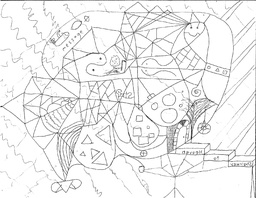
#> input picture leiter_demo/task1/search.jpg, 256 x 198 px, shrunk from 1980 x 1530 before the run; the run also reads 1 picture not shown here
$ python bfs_meta.py   (Python 2 division)
#> lines starting #> are read from the running program, lines starting #| are printed output that depends on the picture
### taskpic.py
import numpy as np
from PIL import Image, ImageFilter
import csv
import copy

from collections import deque

import sys
sys.path.append(r'C:\Users\palmerjh\Documents\AIVAS\leiter_demo\task2')
import retina_subpixel as r

box_line_width = 1

class TaskPic(object):
	def __init__(self,fname,im=None):
		self.fname = fname
		if im is None:
			self.im = Image.open(self.fname).convert('L')
		else:
			self.im = im
		self.pix = self.im2pix()

	def size(self):
		return self.pix.shape

	# Returns new TaskPic object resized using PIL.Image.resize()
	def resize(self,factor):
		x,y = self.size()
		new_x = int(round(float(x) / factor))
		new_y = int(round(float(y) / factor))

		name, ext = self.fname.split('.')

		resized = copy.deepcopy(self)

		resized.fname = name+'_small.'+ext
		resized.im = resized.im.resize((new_y,new_x))
		resized.pix = resized.im2pix()

		return resized

		'''
		new_im = self.pix2im().resize((new_y,new_x))
		#new_im.show()

		return TaskPic(name+'_small.'+ext,self.im.resize((new_y,new_x)))
		'''

	# updates self.im and saves
	# [6 lines left out: function save, not called in this run]

	def im2pix(self):
		#print self.size()
		return 1.0 - np.asarray(self.im) / 255.0

	# [29 lines left out: functions pix2im, pix2retina, blur, rotate, not called in this run]

	# returns deep copy
	def copy(self):
		return copy.deepcopy(self)

	# updates self.im from self.pix
	def update(self):
		self.im = self.pix2im()

	# returns densest square with w = l = size as new TaskPic object
	# [19 lines left out: function densest_square, not called in this run]

class Target(TaskPic):
	"""Object to be found in Leiter Task 1"""
	most_sim = {'sp':[],   # format: [(pixel)]
                'mm':[],
                'alt':[]}
	def __init__(self,fname,threshhold,im=None):
		super(Target,self).__init__(fname,im)
		self.threshhold = threshhold
		#self.nClear = self.findClear()

	'''
	# Returns new Target object resized using PIL.Image.resize()
	def resize(self,factor):
		x,y = self.size()
		new_x = int(round(float(x) / factor))
		new_y = int(round(float(y) / factor))

		#print new_x,new_y

		name, ext = self.fname.split('.')

		new_im = self.im.resize((new_y,new_x))
		#new_im.show()

		return Target(name+'_small.'+ext,self.threshhold,self.im.resize((new_y,new_x)))
	'''

	# [35 lines left out: function findClear, not called in this run]

	def inside(self,pixel,size):
		return pixel[0] >= 0 and pixel[0] < size[0] and pixel[1] >= 0 and pixel[1] < size[1]
	'''
	def inside(self,val,max):
		return val >= 0 and val < max
	'''
	# Places boxes around "found" objects; color corresponds to algorithm used
	# 	-sum-prod: red
	# 	-min-max: green
	# 	-alt: blue
	# Creates new version of original search space
	def box(self,tp):
		boxed_tp = tp.pix.copy()

		# converts from our faux grayscale values to "real" ones from 0 to 255 (unrounded)
		boxed_tp = (1.0 - boxed_tp) * 255

		# converts each grayscale value v to RGB list [v,v,v]
		boxed_tp = np.array([[[x,x,x] for x in [int(round(y)) for y in z]] for z in boxed_tp])

		self.drawBox(boxed_tp,self.most_sim['sp'][0],0)	# draws red box for sum-prod result
		#self.drawBox(boxed_tp,self.most_sim['mm'][0],1)	# draws green box for min-max result
		self.drawBox(boxed_tp,self.most_sim['alt'][0],2)	# draws blue box for alt result

		#self.debug(boxed_tp,'s1' + self.fname.split('.')[0])

		solved_im = Image.fromarray(boxed_tp.astype('uint8'))

		tp_fname, ext = tp.fname.split('.')
		solved_fname = '%s_%s.%s' % (tp_fname,self.fname.split('.')[0],ext) # origName_targetName.ext

		solved_im.save(solved_fname)

		print('Done!')

	def drawBox(self,boxed_tp,start,color):
		sx,sy = start
		tx,ty = self.size()
		blw = box_line_width

		self.drawLine(boxed_tp,start,(blw,ty),color)						# top
		self.drawLine(boxed_tp,(sx+blw,sy),(tx-2*blw,blw),color)			# left side
		self.drawLine(boxed_tp,(sx+tx-blw,sy),(blw,ty),color)				# bottom
		self.drawLine(boxed_tp,(sx+blw,sy+ty-blw),(tx-2*blw,blw),color)		# right side

	def drawLine(self,boxed_tp,start,dim,color):
		sx,sy = start
		dx,dy = dim

		drgb = np.array([0]*3) # delta RGB
		drgb[color] = 255

		for x in range(sx,sx+dx):
			for y in range(sy,sy+dy):
				rgb = np.array(boxed_tp[x,y])

				# if True, means pixel has been colored before, so don't clear RGB entries
				if rgb[2] == 0 and not np.array_equal(rgb,[0,0,0]):
					pass
				else:
					rgb *= 0
				rgb += drgb
				boxed_tp[x,y] = rgb

	# [4 lines left out: function debug, not called in this run]

'''
	# DFS
	def helper(self,x,y):
		if self.outside(x,y):
			#print((x,y,'outside'))
			return 0

		val = self.pix[x,y]
		#if val == 42.0:
		#	return 0
		if val > self.threshhold:
			#print((x,y,val,'>t'))
			return 0

		self.pix[x,y] = 42.0
		nClear = 1

		nClear += self.helper(x-1,y-1)
		nClear += self.helper(x-1,y)
		nClear += self.helper(x-1,y+1)

		nClear += self.helper(x,y-1)
		nClear += self.helper(x,y+1)

		nClear += self.helper(x+1,y-1)
		nClear += self.helper(x+1,y)
		nClear += self.helper(x+1,y+1)

		return nClear

	def outside(self,x,y):
		xMax, yMax = self.pix.shape
		return x < 0 or x >= xMax or y < 0 or y >= yMax
'''

### similarity2.py
import numpy as np

def sumProd(m1,m2):
    summation = np.sum(m1+m2)
    prod = np.sum(m1*m2)

    if summation == 0.0:
        return 0.0

    return 2 * prod / summation

def maxMin(m1,m2):
    minimum = np.sum(np.minimum(m1,m2))
    maximum = np.sum(np.maximum(m1,m2))

    if maximum == 0.0:
        return 1.0

    return minimum / maximum

def alt(m1,m2):

    return 1.0 - np.sum(abs(m1-m2)) / m1.size

'''
def sumProd(m1,m2):
    summation = (m1.sum(dtype='float') + m2.sum(dtype='float')) / 2.0
    if summation == 0.0:
        return 1.0
    prod = 1
    for i in range(m1.size):
        prod += m1.item(i) * m2.item(i)

    return prod / summation

def maxMin(m1,m2):
    maximum = 0.0
    minimum = 0.0
    for i in range(m1.size):
        maximum += max(m1.item(i),m2.item(i))
        minimum += min(m1.item(i),m2.item(i))

    return minimum / maximum

def alt(m1,m2):
    absError = 0.0
    for i in range(m1.size):
        absError += abs(m1.item(i) - m2.item(i))

    return 1.0 - absError / m1.size
'''

### leiter_demo/task1/bfs_meta.py
import numpy as np
#from PIL import Image
import csv
import heapq as hq

import similarity2 as sim
import taskpic as tp

search_space_filename = 'search.jpg'
target_filenames = ['target1.jpg',
                    'target2.jpg']
resize_factor = 4    # factor by which resolution is decreased for first pass; speedup is ~O(n^3)
threshhold = 0.5     # used in determining clear spaces
priority_queue_size = 1    # how many results are returned after first pass

def main():
    searchSpace = tp.TaskPic(search_space_filename)
#> in im2pix, `return 1.0 - np.asarray(self.im) / 255.0`:
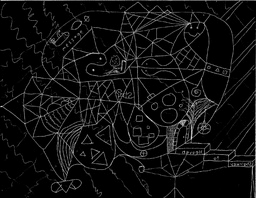
#> returned value: shape (198, 256) float64; min 0, max 0.847, mean 0.0636
    ssx, ssy = searchSpace.size()
#> ssx = 198; ssy = 256

    ssSmall = searchSpace.resize(resize_factor)
#> in resize, `resized.im = resized.im.resize((new_y,new_x))`:
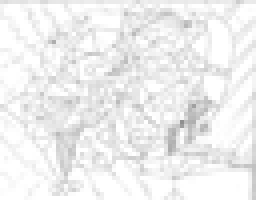
#> resized.im: PIL image 64x50 L (shown 4 times larger); min 143, max 255, mean 238.8
#> in im2pix (call 2), `return 1.0 - np.asarray(self.im) / 255.0`:
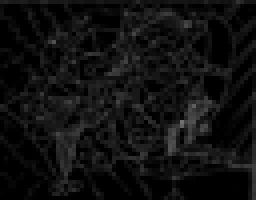
#> returned value: shape (50, 64) float64 (shown 4 times larger); min 0, max 0.439, mean 0.0637
    sssx, sssy = ssSmall.size()
#> sssx = 50; sssy = 64

    for t in target_filenames:
        target = tp.Target(t,threshhold)
        tx, ty = target.size()
#> tx = 15; ty = 18

        targetSmall = target.resize(resize_factor)
        tsx, tsy = targetSmall.size()
#> tsx = 4; tsy = 4

        print(t + ' initialized. Now beginning initial search...\n')
        search(ssSmall,targetSmall,[(0,0,sssx-tsx+1,sssy-tsy+1)],priority_queue_size)
#> the loop in search, `for box in locations:` made 1 pass
#> the loop in search, `for key in target.most_sim.keys():` made 3 passes
#> key on passes 1 to 3: 'sp', 'mm', 'alt'

        #refined_search_locations = addLocations(targetSmall.most_sim['alt'],(ssx,ssy),(tx,ty))


        refined_search_locations = []
        for key in targetSmall.most_sim.keys():
            temp = [refined_search_locations,addLocations(targetSmall.most_sim[key],(ssx,ssy),(tx,ty))]
            refined_search_locations = set().union(*temp)
#> this loop made 3 passes


        print('Initial search completed. Now beginning refined search...\n')
        results = search(searchSpace,target,refined_search_locations,1)
#> the loop in search (call 2), `for key in target.most_sim.keys():` made 3 passes

        #debug(spArr,'sp'+target.fname.split('.')[0])
        #debug(altArr,'alt'+target.fname.split('.')[0])

        print(t + ' similarities:\n')
        for key in results.keys():
            print('%s:\t%f at %s' % (key,round(results[key][0][0],3),str(results[key][0][1])))
        #print results

        print('Drawing boxes and saving...')
        target.box(searchSpace)
#> after the loop in drawLine, `for x in range(sx,sx+dx):`: boxed_tp: shape (198, 256, 3) int64; mean of channels 0, 1, 2 238.8, 238.7, 238.7
#> after the loop in drawLine (call 2), `for x in range(sx,sx+dx):`: boxed_tp: shape (198, 256, 3) int64; mean of channels 0, 1, 2 238.8, 238.6, 238.6
#> after the loop in drawLine (call 3), `for x in range(sx,sx+dx):`: boxed_tp: shape (198, 256, 3) int64; mean of channels 0, 1, 2 238.8, 238.5, 238.5
#> after the loop in drawLine (call 4), `for x in range(sx,sx+dx):`: boxed_tp: shape (198, 256, 3) int64; mean of channels 0, 1, 2 238.8, 238.5, 238.5
#> after the loop in drawLine (call 5), `for x in range(sx,sx+dx):`: boxed_tp: shape (198, 256, 3) int64; mean of channels 0, 1, 2 238.8, 238.5, 238.6
#> after the loop in drawLine (call 6), `for x in range(sx,sx+dx):`: boxed_tp: shape (198, 256, 3) int64; mean of channels 0, 1, 2 238.8, 238.5, 238.6
#> after the loop in drawLine (call 7), `for x in range(sx,sx+dx):`: boxed_tp: shape (198, 256, 3) int64; mean of channels 0, 1, 2 238.8, 238.5, 238.7
#> after the loop in drawLine (call 8), `for x in range(sx,sx+dx):`: boxed_tp: shape (198, 256, 3) int64; mean of channels 0, 1, 2 238.8, 238.5, 238.8

def addLocations(pix,searchSpaceSize,targetSize):
    locs = []
    ssx, ssy = searchSpaceSize
    tx, ty = targetSize

    for p in pix:
        x,y = p
        x *= resize_factor
        y *= resize_factor

        x0 = max(x-resize_factor,0)
        y0 = max(y-resize_factor,0)
        xn = min(x+resize_factor,ssx-tx)
        yn = min(y+resize_factor,ssy-ty)

        if (ssx-tx-xn < resize_factor): # handles literal edge cases where pixels are left out due to rounding troubles
            xn = ssx-tx
        if (ssy-ty-yn < resize_factor): # handles literal edge cases where pixels are left out due to rounding troubles
            yn = ssy-ty

        locs.append((x0,y0,xn+1,yn+1))

    return locs

# locations is a list of "boxes": 4-tuples of form (x0,y0,xn+1,yn+1)
def search(searchSpace,target,locations,queueSize):
    most_sim = {'sp':[],   # format: [(most_sim, (pixel))]
                'mm':[],
                'alt':[]}

    tx, ty = target.size()
    subSpace = np.empty((tx,ty))

    '''
    ssx, ssy = searchSpace.size()
    spArr = np.empty((ssx-tx+1,ssy-ty+1))
    altArr = np.empty((ssx-tx+1,ssy-ty+1))
    '''

    nIterations = 0
    for box in locations:
        nIterations += (box[2] - box[0]) * (box[3] - box[1])

    print nIterations

    counter = 0
    for box in locations:
        for sx in xrange(box[0],box[2]):
            for sy in xrange(box[1],box[3]):
                subSpace = searchSpace.pix[sx:sx+tx,sy:sy+ty]

                sp = sim.sumProd(target.pix,subSpace)
                #sp = 0
                mm = sim.maxMin(target.pix,subSpace)
                #mm = 0
                a = sim.alt(target.pix,subSpace)

                '''
                if queueSize == 1:
                    print('\n%d:\tsp %f.3, mm %f.3, alt %f.3 at %s' % (counter,sp,mm,a,str((sx,sy))))
                    print('before:')
                    if len(most_sim['sp']) == 0:
                        print('sp:\nmm:\nalt:')
                    else:
                        for key in most_sim.keys():
                            print('%s:\t%s' % (key,str(most_sim[key])))

                if not queueSize == 1:
                    spArr[sx,sy] = sp
                    altArr[sx,sy] = a
                '''

                if counter < queueSize:
                    hq.heappush(most_sim['sp'],(sp,(sx,sy)))
                    hq.heappush(most_sim['mm'],(mm,(sx,sy)))
                    hq.heappush(most_sim['alt'],(a,(sx,sy)))
                else:
                    hq.heappushpop(most_sim['sp'],(sp,(sx,sy)))
                    hq.heappushpop(most_sim['mm'],(mm,(sx,sy)))
                    hq.heappushpop(most_sim['alt'],(a,(sx,sy)))

                '''
                if queueSize == 1:
                    print('\nafter:')
                    for key in most_sim.keys():
                        #print('%s:\t%f at %s' % (key,round(most_sim[key][0],3),str(most_sim[key][1])))
                        print('%s:\t%s' % (key,str(most_sim[key])))
                '''


                if counter % 10000 == 0:
                    print(str(round(100*(float(counter)/nIterations),2)) + r'% done')

                #print(str(counter) + ': ' + str(most_sim['sp']))

                counter += 1

    for key in target.most_sim.keys():
        #print(most_sim[key])
        target.most_sim[key] = [tup[1] for tup in most_sim[key]]

    '''
    if not queueSize == 1:
        debug(spArr,'sp'+target.fname.split('.')[0])
        debug(altArr,'alt'+target.fname.split('.')[0])
    '''

    return most_sim if queueSize == 1 else None

def debug(pix,fname):
    with open(fname + '.csv', 'wb') as file:
        wr = csv.writer(file,delimiter=',')
        wr.writerows(pix)

'''
# needed in case of equal first column values in heapq
class FirstList(list):
    def __lt__(self, other):
        return self[0] < other[0]
'''

if __name__ == "__main__":
    main()
